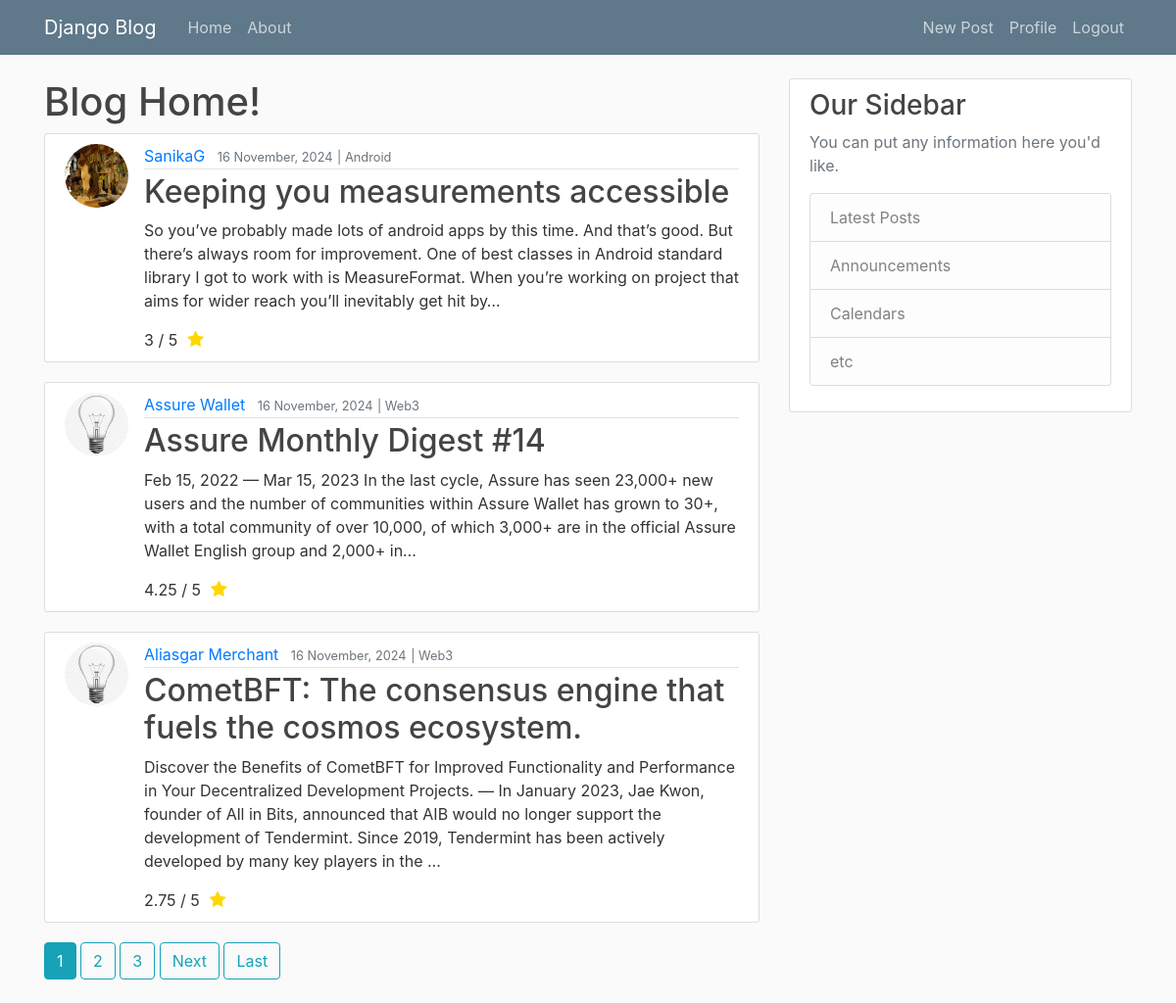
The app's page / (signed in) with its own data.
### blog/models.py (models this page shows, shortened)
class Posts(models.Model):
    title=models.CharField(max_length=100)
    content=models.TextField()
    date_posted=models.DateTimeField(default=timezone.now)
    post_url = models.URLField(null = False)
    author=models.ForeignKey(User, on_delete=models.CASCADE)
    category=models.ForeignKey(Category, on_delete=models.CASCADE, default=1)
    def average_rating(self) -> float:
        return Interaction.objects.filter(blog_id=self).aggregate(Avg("rating"))["rating__avg"] or 0

class Category(models.Model):
    catName = models.CharField(max_length=30)
    def __str__(self):
        return self.catName

### users/models.py (models this page shows, shortened)
class Profile(models.Model):
    user=models.OneToOneField(User, on_delete=models.CASCADE)
    contact_number=models.CharField(default='0000000000', max_length=12)
    image=models.ImageField(default='default.jpg', upload_to='profile_pics')

### blog/views.py (the view)
# urls.py: path('', PostListView.as_view(), name='blog-home'),
class PostListView(ListView):
    model = Posts
    template_name = 'blog/home.html'
    context_object_name = 'posts'
    ordering = ['-date_posted']
    paginate_by = 3

### blog/templates/blog/home.html (shortened to what this page needs)
{% extends "blog/base.html" %}
	{% block content %}
		<h1>Blog Home!</h1>
		{% for post in posts %}
			<article class="media content-section">
				<img class="rounded-circle article-img" src="{{ post.author.profile.image.url }}">
			  <div class="media-body">
				<div class="article-metadata">
				  <a class="mr-2" href="{% url 'user-posts' post.author.username %}">{{ post.author }}</a>
				  <small class="text-muted">{{ post.date_posted|date:"d F, Y" }}</small>
				  <small class="text-muted"> | {{ post.category }}</small>
				</div>
				<h2><a class="article-title" href="{% url 'post-detail' post.id %}">{{ post.title }}</a></h2>
				<p class="article-content">{{ post.content|truncatewords:50 }}</p>
				<div class="stars-average">
                    <span class="average-rating-text">{{ post.average_rating }} / 5</span>
                    <span class="fa fa-star checked"></span>
                </div>
			  </div>
			</article>
		{% endfor %}
		{% if is_paginated %}
			{% for num in page_obj.paginator.page_range %}
				{% if page_obj.number == num %}
					<a class="btn btn-info mb-4" href="?page={{ num }}">{{ num }}</a>
				{% elif num > page_obj.number|add:'-3' and num < page_obj.number|add:'3' %}
					<a class="btn btn-outline-info mb-4" href="?page={{ num }}">{{ num }}</a>
				{% endif %}
			{% endfor%}
			{% if page_obj.has_next %}
				<a class="btn btn-outline-info mb-4" href="?page={{ page_obj.next_page_number }}">Next</a>
				<a class="btn btn-outline-info mb-4" href="?page={{ page_obj.paginator.num_pages }}">Last</a>
			{% endif %}
		{% endif %}
	{% endblock content %}

### blog/static/blog/main.css (style rules this page uses)
body { background: #fafafa; color: #333333; margin-top: 5rem; }
h1, h2, h3, h4, h5, h6 { color: #444444; }
.content-section { background: #ffffff; padding: 10px 20px; border: 1px solid #dddddd; border-radius: 3px; margin-bottom: 20px; }
.article-title { color: #444444; }
.article-content { white-space: pre-line; }
.article-img { height: 65px; width: 65px; margin-right: 16px; }
.article-metadata { padding-bottom: 1px; margin-bottom: 4px; border-bottom: 1px solid #e3e3e3 }
.stars-average { display: inline-flex; align-items: center; font-size: 16px; }
.stars-average .fa-star { color: gold; margin-left: 5px; font-size: 18px; vertical-align: middle; }
.stars-average .average-rating-text { color: #333; line-height: 1; }
.fa-star { color: #ddd; font-size: 20px; }
.checked { color: gold; }
.stars-average span { margin-right: 5px; }

### records on screen
Posts: author.profile.image (picture), author "SanikaG", date_posted "16 November, 2024", category "Android", title "Keeping you measurements accessible", content "So you’ve probably made lots of android apps by this time. And that’s good. But there’s always room for improvement. One of best classes in Android standard library I got to work with is MeasureFormat. When you’re working on project that aims for wider reach you’ll inevitably get hit by…", average_rating "3"
Posts: author.profile.image (placeholder picture), author "Assure Wallet", date_posted "16 November, 2024", category "Web3", title "Assure Monthly Digest #14", content "Feb 15, 2022 — Mar 15, 2023 In the last cycle, Assure has seen 23,000+ new users and the number of communities within Assure Wallet has grown to 30+, with a total community of over 10,000, of which 3,000+ are in the official Assure Wallet English group and 2,000+ in…", average_rating "4.25"
Posts: author.profile.image (placeholder picture), author "Aliasgar Merchant", date_posted "16 November, 2024", category "Web3", title "CometBFT: The consensus engine that fuels the cosmos ecosystem.", content "Discover the Benefits of CometBFT for Improved Functionality and Performance in Your Decentralized Development Projects. — In January 2023, Jae Kwon, founder of All in Bits, announced that AIB would no longer support the development of Tendermint. Since 2019, Tendermint has been actively developed by many key players in the …", average_rating "2.75"

### other values on screen
{{ num }} "1"
{{ num }} "2" "3"
